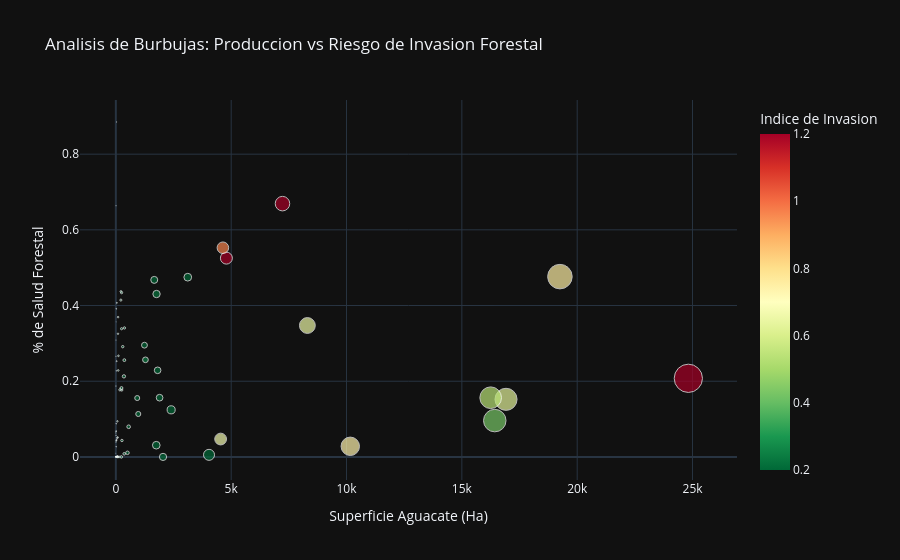

Notebook cell for this chart:
### Markdown cell above
# 2. Radiografia Municipal: Invasión de la Frontera Agricola

Esta visualizacion muestra como el exito economico (tamanio de burbuja) se traduce en un riesgo de invasion forestal (color rojo).

### Code cell
df_final = pd.read_csv(os.path.join(DATA_DIR, "dataset_maestro_ods15.csv"))

fig_bubble = px.scatter(
    df_final, 
    x="ha_aguacate", 
    y="pct_bosque", 
    size="ton_aguacate", 
    color="impact_ratio",
    hover_name="municipio",
    title="Analisis de Burbujas: Produccion vs Riesgo de Invasion Forestal",
    labels={
        'ha_aguacate': 'Superficie Aguacate (Ha)', 
        'pct_bosque': '% de Salud Forestal', 
        'impact_ratio': 'Indice de Invasion'
    },
    color_continuous_scale=px.colors.diverging.RdYlGn[::-1],
    range_color=[0.2, 1.2],
    template="plotly_dark"
)

fig_bubble.update_traces(marker=dict(line=dict(width=1, color='white')))
fig_bubble.show()

### Figure 1 — Plotly figure (JSON) as saved in the notebook; plotly's stock layout.template omitted (floating-point values rounded to 4 significant figures)
{"data": [{"hovertemplate": "<b>%{hovertext}</b><br><br>Superficie Aguacate (Ha)=%{x}<br>% de Salud Forestal=%{y}<br>ton_aguacate=%{marker.size}<br>Indice de Invasion=%{marker.color}<extra></extra>", "hovertext": ["Tancítaro", "Uruapan", "Salvador Escalante", "Tacámbaro", "Ario", "Peribán", "Los Reyes", "Nuevo Parangaricutiro", "Ziracuaretiro", "Tingambato", "Tingüindín", "Turicato", "Zitácuaro", "Zacapu", "Tangamandapio", "Cotija", "Tangancícuaro", "Tocumbo", "Apatzingán", "Pátzcuaro", "Acuitzio", "Madero", "Tuxpan", "Morelia", "Purépero", "Susupuato", "Charapan", "Chilchota", "Jiménez", "Taretan", "Nahuatzen", "Parácuaro", "Huiramba", "Hidalgo", "Erongarícuaro", "Nuevo Urecho", "Juárez", "Ocampo", "Zinapécuaro", "Coalcomán De Vázquez Pallares", "Panindícuaro", "Charo", "Quiroga", "Queréndaro", "Jungapeo", "San Lucas", "Tzintzuntzan", "Buenavista", "Coeneo", "Marcos Castellanos", "Lagunillas", "Maravatío", "La Huacana", "Jacona", "Jiquilpan", "Aporo", "Angangueo", "Venustiano Carranza", "Aguililla", "Chinicuila", "Álvaro Obregón", "Morelos", "Puruándiro", "Tlazazalca", "Villamar", "Senguio", "Paracho", "Indaparapeo", "Contepec", "Pajacuarán", "Epitacio Huerta", "Irimbo", "Gabriel Zamora", "Tzitzio", "Cojumatlán De Régules", "Tlalpujahua", "Chucándiro", "Arteaga", "Cherán", "Penjamillo", "Copándaro", "Aquila", "Angamacutiro", "Sahuayo", "Tumbiscatío", "Coahuayana", "Churumuco", "Cuitzeo", "Tuzantla", "Huandacareo", "Zamora", "Tanhuato", "Nocupétaro", "Lázaro Cárdenas", "Numarán", "Ecuandureo", "Churintzio", "Huaniqueo", "José Sixto Verduzco", "Tarímbaro", "Chavinda", "La Piedad", "Tepalcatepec", "Ixtlán", "Santa Ana Maya", "Huetamo", "Briseñas", "Carácuaro", "Múgica", "Tiquicheo De Nicolás Romero", "Vista Hermosa", "Zináparo", "Yurécuaro"], "legendgroup": "", "marker": {"color": [1.46, 0.7534, 0.6276, 0.4272, 0.5347, 0.7387, 0.6482, 1.225, 1.244, 0.9661, 0.6664, 0.04738, 0.1864, 0.1482, 0.1089, 0.09517, 0.1089, 0.2226, 0.0265, 0.1189, 0.2462, 0.0285, 0.1002, 0.0234, 0.1209, 0.02651, 0.03678, 0.0379, 0.04142, 0.04449, 0.01838, 0.008464, 0.09479, 0.00849, 0.03366, 0.01917, 0.02626, 0.04776, 0.01134, 0.001562, 0.01833, 0.01148, 0.01331, 0.01113, 0.008942, 0.00354, 0.01336, 0.001398, 0.00458, 0.004154, 0.0248, 0.002288, 0.0006566, 0.008817, 0.003219, 0.01995, 0.0445, 0.001895, 0.0003579, 0.0005023, 0.002877, 0.004982, 0.0009512, 0.003974, 0.001309, 0.002085, 0.001751, 0.002034, 0.0007063, 0.001381, 0.0005404, 0.002844, 0.0009185, 0.0002416, 0.001543, 0.001485, 0.001783, 4.021e-05, 0.002139, 0.0004344, 0.0009783, 5.964e-05, 0.0004297, 0.001088, 8.695e-05, 0.0003015, 0.0001577, 0.0004254, 5.23e-05, 0.001253, 0.0001673, 0.0001591, 6.411e-05, 3.03e-05, 0.0003189, 7.44e-05, 0.0001281, 0.0001074, 5.324e-05, 5.97e-05, 7.744e-05, 4.759e-05, 5.168e-06, 2.896e-05, 4.314e-06, 0.0, 0.0, 0.0, 0.0, 0.0, 0.0, 0.0, 0.0], "coloraxis": "coloraxis", "line": {"color": "white", "width": 1}, "size": [279500.0, 210300.0, 170400.0, 176900.0, 163700.0, 118800.0, 87360.0, 73660.0, 50320.0, 46800.0, 48540.0, 42490.0, 20970.0, 22820.0, 18190.0, 15700.0, 15370.0, 18880.0, 20460.0, 17050.0, 11330.0, 11940.0, 8891.0, 8746.0, 4607.0, 4393.0, 1913.0, 2795.0, 2350.0, 3804.0, 2046.0, 2060.0, 1723.0, 1684.0, 1669.0, 2860.0, 2199.0, 1164.0, 1510.0, 1776.0, 1238.0, 906.1, 928.2, 838.6, 707.0, 939.1, 482.9, 712.0, 656.6, 724.4, 691.8, 486.3, 341.1, 409.3, 369.7, 315.4, 56.16, 340.7, 205.9, 220.0, 338.2, 113.4, 250.6, 251.3, 2.0, 193.4, 96.99, 164.8, 134.4, 30.61, 130.0, 83.67, 127.1, 85.81, 46.9, 13.94, 90.42, 77.46, 46.78, 0.0, 80.28, 23.4, 50.92, 40.79, 63.37, 58.65, 44.58, 40.81, 42.36, 6.336, 29.12, 23.4, 11.59, 1.07, 17.55, 0.22, 0.0, 5.89, 4.425, 0.7, 5.85, 0.05, 1.548, 0.03, 0.2, 0.0, 0.0, 0.0, 0.0, 0.0, 0.0, 0.0, 0.0], "sizemode": "area", "sizeref": 698.7, "symbol": "circle"}, "mode": "markers", "name": "", "orientation": "v", "showlegend": false, "type": "scatter", "x": [24820.0, 19250.0, 16910.0, 16430.0, 16250.0, 10160.0, 8303.0, 7224.0, 4792.0, 4640.0, 4542.0, 4039.0, 3117.0, 2397.0, 2045.0, 1897.0, 1811.0, 1764.0, 1753.0, 1665.0, 1283.0, 1241.0, 971.8, 926.5, 555.1, 504.3, 371.0, 368.4, 363.4, 350.0, 298.5, 263.1, 257.3, 249.5, 248.5, 244.6, 237.2, 220.8, 217.6, 177.6, 136.0, 112.9, 102.3, 96.79, 92.69, 88.9, 82.83, 74.95, 68.59, 66.0, 64.1, 59.52, 43.25, 43.24, 40.31, 37.12, 34.07, 32.07, 32.0, 32.0, 30.42, 28.83, 26.06, 24.81, 19.05, 18.1, 17.51, 16.11, 14.15, 13.31, 12.76, 12.38, 12.0, 9.985, 9.12, 8.72, 8.5, 8.0, 7.75, 7.525, 7.27, 6.5, 6.245, 6.173, 6.16, 5.2, 5.0, 4.39, 4.0, 2.728, 2.489, 2.0, 2.0, 1.725, 1.5, 1.0, 1.0, 0.775, 0.75, 0.702, 0.5001, 0.5, 0.24, 0.2, 0.0166, 0.0, 0.0, 0.0, 0.0, 0.0, 0.0, 0.0, 0.0], "xaxis": "x", "y": [0.2077, 0.4764, 0.1521, 0.09596, 0.1564, 0.02799, 0.3472, 0.6692, 0.5253, 0.5527, 0.04721, 0.005469, 0.4749, 0.1244, 0.0, 0.1564, 0.2288, 0.4304, 0.03091, 0.4678, 0.2565, 0.2952, 0.1134, 0.1555, 0.07967, 0.01082, 0.3407, 0.2557, 0.00816, 0.2129, 0.2913, 0.04338, 0.1768, 0.434, 0.3387, 0.1821, 0.0, 0.4371, 0.4144, 0.1772, 0.0, 0.2671, 0.2285, 0.3694, 0.3254, 0.0, 0.05179, 0.0, 0.09412, 0.0, 0.05035, 0.001785, 0.4071, 0.0, 0.0, 0.2529, 0.885, 0.0, 0.04604, 0.04338, 0.0, 0.0, 0.0, 0.0, 0.0, 0.3913, 0.2273, 0.08767, 0.02679, 0.0, 0.04306, 0.0, 0.06787, 0.06833, 0.0, 0.3566, 0.0, 0.05713, 0.6634, 0.0341, 0.0, 0.3088, 0.0, 0.0, 0.03937, 0.1873, 0.266, 0.0, 0.06321, 0.0, 0.0, 0.0, 0.009945, 0.06385, 0.0, 0.0, 0.0, 0.0, 0.0, 0.0, 0.0, 0.0, 0.0, 0.0, 0.0, 0.0, 0.0, 0.0, 0.0, 0.006699, 0.0, 0.0, 0.0], "yaxis": "y"}], "layout": {"coloraxis": {"cmax": 1.2, "cmin": 0.2, "colorbar": {"title": {"text": "Indice de Invasion"}}, "colorscale": [[0, "rgb(0,104,55)"], [0.1, "rgb(26,152,80)"], [0.2, "rgb(102,189,99)"], [0.3, "rgb(166,217,106)"], [0.4, "rgb(217,239,139)"], [0.5, "rgb(255,255,191)"], [0.6, "rgb(254,224,139)"], [0.7, "rgb(253,174,97)"], [0.8, "rgb(244,109,67)"], [0.9, "rgb(215,48,39)"], [1, "rgb(165,0,38)"]]}, "legend": {"itemsizing": "constant", "tracegroupgap": 0}, "title": {"text": "Analisis de Burbujas: Produccion vs Riesgo de Invasion Forestal"}, "xaxis": {"anchor": "y", "domain": [0, 1], "title": {"text": "Superficie Aguacate (Ha)"}}, "yaxis": {"anchor": "x", "domain": [0, 1], "title": {"text": "% de Salud Forestal"}}}}
